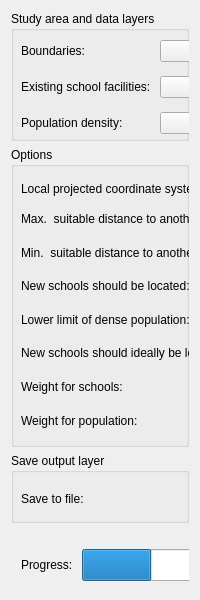
   <widget class="QWidget" name="infrastructure">
    <layout class="QVBoxLayout" name="infrastructure_vlayout">
     <item>
      <widget class="QGroupBox" name="mGroupBox_areaExposure_2">
       <property name="sizePolicy">
        <sizepolicy hsizetype="Preferred" vsizetype="Fixed">
         <horstretch>0</horstretch>
         <verstretch>0</verstretch>
        </sizepolicy>
       </property>
       <property name="minimumSize">
        <size>
         <width>0</width>
         <height>130</height>
        </size>
       </property>
       <property name="title">
        <string>Study area and data layers</string>
       </property>
       <widget class="QWidget" name="gridLayoutWidget_2">
        <property name="geometry">
         <rect>
          <x>10</x>
          <y>25</y>
          <width>541</width>
          <height>104</height>
         </rect>
        </property>
        <layout class="QGridLayout" name="gridLayout">
         <property name="horizontalSpacing">
          <number>6</number>
         </property>
         <property name="verticalSpacing">
          <number>10</number>
         </property>
         <item row="1" column="0">
          <widget class="QLabel" name="label_14">
           <property name="text">
            <string>Existing school facilities: </string>
           </property>
          </widget>
         </item>
         <item row="0" column="0">
          <widget class="QLabel" name="label_pointlayer_2">
           <property name="text">
            <string>Boundaries: </string>
           </property>
          </widget>
         </item>
         <item row="3" column="0">
          <widget class="QLabel" name="label_17">
           <property name="text">
            <string>Population density: </string>
           </property>
          </widget>
         </item>
         <item row="1" column="1">
          <widget class="QgsMapLayerComboBox" name="infra_map_layer_cmb_bx_schools">
           <property name="sizePolicy">
            <sizepolicy hsizetype="MinimumExpanding" vsizetype="Fixed">
             <horstretch>0</horstretch>
             <verstretch>0</verstretch>
            </sizepolicy>
           </property>
           <property name="minimumSize">
            <size>
             <width>110</width>
             <height>0</height>
            </size>
           </property>
           <property name="iconSize">
            <size>
             <width>16</width>
             <height>16</height>
            </size>
           </property>
          </widget>
         </item>
         <item row="0" column="1">
          <widget class="QgsMapLayerComboBox" name="infra_map_layer_cmb_bx_boundaries">
           <property name="sizePolicy">
            <sizepolicy hsizetype="MinimumExpanding" vsizetype="Fixed">
             <horstretch>0</horstretch>
             <verstretch>0</verstretch>
            </sizepolicy>
           </property>
           <property name="minimumSize">
            <size>
             <width>110</width>
             <height>0</height>
            </size>
           </property>
           <property name="iconSize">
            <size>
             <width>16</width>
             <height>16</height>
            </size>
           </property>
          </widget>
         </item>
         <item row="3" column="1">
          <widget class="QgsMapLayerComboBox" name="infra_map_layer_cmb_bx_pop_dens">
           <property name="sizePolicy">
            <sizepolicy hsizetype="MinimumExpanding" vsizetype="Fixed">
             <horstretch>0</horstretch>
             <verstretch>0</verstretch>
            </sizepolicy>
           </property>
           <property name="minimumSize">
            <size>
             <width>110</width>
             <height>0</height>
            </size>
           </property>
           <property name="iconSize">
            <size>
             <width>16</width>
             <height>16</height>
            </size>
           </property>
          </widget>
         </item>
        </layout>
       </widget>
      </widget>
     </item>
     <item>
      <widget class="QGroupBox" name="mGroupBox">
       <property name="sizePolicy">
        <sizepolicy hsizetype="Preferred" vsizetype="Fixed">
         <horstretch>0</horstretch>
         <verstretch>0</verstretch>
        </sizepolicy>
       </property>
       <property name="minimumSize">
        <size>
         <width>0</width>
         <height>300</height>
        </size>
       </property>
       <property name="title">
        <string>Options</string>
       </property>
       <widget class="QWidget" name="gridLayoutWidget">
        <property name="geometry">
         <rect>
          <x>10</x>
          <y>30</y>
          <width>541</width>
          <height>260</height>
         </rect>
        </property>
        <layout class="QGridLayout" name="infra_grid_options">
         <item row="0" column="0">
          <widget class="QLabel" name="label_infra_crs">
           <property name="text">
            <string>Local projected coordinate system:</string>
           </property>
          </widget>
         </item>
         <item row="0" column="1">
          <widget class="QgsProjectionSelectionWidget" name="infra_crs_widget" native="true">
           <property name="sizePolicy">
            <sizepolicy hsizetype="Preferred" vsizetype="Fixed">
             <horstretch>0</horstretch>
             <verstretch>0</verstretch>
            </sizepolicy>
           </property>
          </widget>
         </item>
         <item row="4" column="0">
          <widget class="QLabel" name="label_infra_pop_threshold">
           <property name="text">
            <string>Lower limit of dense population:</string>
           </property>
          </widget>
         </item>
         <item row="4" column="1">
          <widget class="QgsDoubleSpinBox" name="infra_spinbox_pop_threshold">
           <property name="suffix">
            <string> people/sq. km.</string>
           </property>
           <property name="decimals">
            <number>0</number>
           </property>
          </widget>
         </item>
         <item row="5" column="0">
          <widget class="QLabel" name="label_22">
           <property name="text">
            <string>New schools should ideally be located in:</string>
           </property>
          </widget>
         </item>
         <item row="6" column="0">
          <widget class="QLabel" name="label_20">
           <property name="text">
            <string>Weight for schools:</string>
           </property>
          </widget>
         </item>
         <item row="3" column="0">
          <widget class="QLabel" name="label_19">
           <property name="text">
            <string>&lt;html&gt;&lt;head/&gt;&lt;body&gt;&lt;p&gt;New schools should be located: &lt;/p&gt;&lt;/body&gt;&lt;/html&gt;</string>
           </property>
          </widget>
         </item>
         <item row="2" column="1">
          <widget class="QgsDoubleSpinBox" name="infra_dbl_spn_bx_min_dist">
           <property name="maximumSize">
            <size>
             <width>80</width>
             <height>16777215</height>
            </size>
           </property>
           <property name="suffix">
            <string> km</string>
           </property>
          </widget>
         </item>
         <item row="1" column="1">
          <widget class="QgsDoubleSpinBox" name="infra_dbl_spn_bx_max_dist">
           <property name="maximumSize">
            <size>
             <width>80</width>
             <height>16777215</height>
            </size>
           </property>
           <property name="showGroupSeparator" stdset="0">
            <bool>false</bool>
           </property>
           <property name="suffix">
            <string> km</string>
           </property>
          </widget>
         </item>
         <item row="2" column="0">
          <widget class="QLabel" name="label_18">
           <property name="text">
            <string>Min.  suitable distance to another school: </string>
           </property>
          </widget>
         </item>
         <item row="6" column="1">
          <widget class="QgsDoubleSpinBox" name="infra_dbl_spn_bx_school_weight">
           <property name="maximumSize">
            <size>
             <width>80</width>
             <height>16777215</height>
            </size>
           </property>
           <property name="suffix">
            <string> %</string>
           </property>
           <property name="decimals">
            <number>1</number>
           </property>
          </widget>
         </item>
         <item row="1" column="0">
          <widget class="QLabel" name="label_16">
           <property name="text">
            <string>Max.  suitable distance to another school: </string>
           </property>
          </widget>
         </item>
         <item row="7" column="0">
          <widget class="QLabel" name="label_21">
           <property name="text">
            <string>Weight for population:</string>
           </property>
          </widget>
         </item>
         <item row="7" column="1">
          <widget class="QgsDoubleSpinBox" name="infra_dbl_spn_bx_pop_weight">
           <property name="maximumSize">
            <size>
             <width>80</width>
             <height>16777215</height>
            </size>
           </property>
           <property name="suffix">
            <string> %</string>
           </property>
           <property name="decimals">
            <number>1</number>
           </property>
          </widget>
         </item>
         <item row="3" column="1">
          <widget class="QComboBox" name="infra_location_combo_box">
           <property name="sizePolicy">
            <sizepolicy hsizetype="MinimumExpanding" vsizetype="Fixed">
             <horstretch>0</horstretch>
             <verstretch>0</verstretch>
            </sizepolicy>
           </property>
           <item>
            <property name="text">
             <string>Further from existing schools</string>
            </property>
           </item>
           <item>
            <property name="text">
             <string>Closer to existing schools</string>
            </property>
           </item>
          </widget>
         </item>
         <item row="5" column="1">
          <widget class="QComboBox" name="infra_ideal_location_combo_box">
           <property name="sizePolicy">
            <sizepolicy hsizetype="MinimumExpanding" vsizetype="Fixed">
             <horstretch>0</horstretch>
             <verstretch>0</verstretch>
            </sizepolicy>
           </property>
           <item>
            <property name="text">
             <string>Densely populated area</string>
            </property>
           </item>
           <item>
            <property name="text">
             <string>Sparsely populated area</string>
            </property>
           </item>
          </widget>
         </item>
        </layout>
       </widget>
      </widget>
     </item>
     <item>
      <widget class="QGroupBox" name="mGroupBox_output_2">
       <property name="sizePolicy">
        <sizepolicy hsizetype="Preferred" vsizetype="Fixed">
         <horstretch>0</horstretch>
         <verstretch>0</verstretch>
        </sizepolicy>
       </property>
       <property name="minimumSize">
        <size>
         <width>0</width>
         <height>70</height>
        </size>
       </property>
       <property name="title">
        <string>Save output layer</string>
       </property>
       <widget class="QWidget" name="layoutWidget_2">
        <property name="geometry">
         <rect>
          <x>10</x>
          <y>25</y>
          <width>541</width>
          <height>42</height>
         </rect>
        </property>
        <layout class="QGridLayout" name="gridLayout_12">
         <item row="0" column="1">
          <widget class="QgsFileWidget" name="infra_file_wdgt_save_output" native="true"/>
         </item>
         <item row="0" column="0">
          <widget class="QLabel" name="label_23">
           <property name="minimumSize">
            <size>
             <width>0</width>
             <height>40</height>
            </size>
           </property>
           <property name="text">
            <string>Save to file:</string>
           </property>
          </widget>
         </item>
        </layout>
       </widget>
      </widget>
     </item>
     <item>
      <spacer name="verticalSpacer_2">
       <property name="orientation">
        <enum>Qt::Vertical</enum>
       </property>
       <property name="sizeHint" stdset="0">
        <size>
         <width>20</width>
         <height>0</height>
        </size>
       </property>
      </spacer>
     </item>
     <item>
      <widget class="QFrame" name="mFrame_3">
       <property name="minimumSize">
        <size>
         <width>0</width>
         <height>60</height>
        </size>
       </property>
       <widget class="QWidget" name="horizontalLayoutWidget2">
        <property name="geometry">
         <rect>
          <x>10</x>
          <y>20</y>
          <width>541</width>
          <height>32</height>
         </rect>
        </property>
        <layout class="QHBoxLayout" name="horizontalLayout_3">
         <item>
          <widget class="QLabel" name="label_39">
           <property name="text">
            <string>Progress: </string>
           </property>
          </widget>
         </item>
         <item>
          <widget class="QProgressBar" name="infra_progress_bar">
           <property name="maximumSize">
            <size>
             <width>16777215</width>
             <height>120</height>
            </size>
           </property>
           <property name="value">
            <number>24</number>
           </property>
          </widget>
         </item>
         <item>
          <spacer name="horizontalSpacer_4">
           <property name="orientation">
            <enum>Qt::Horizontal</enum>
           </property>
           <property name="sizeType">
            <enum>QSizePolicy::Fixed</enum>
           </property>
           <property name="sizeHint" stdset="0">
            <size>
             <width>20</width>
             <height>20</height>
            </size>
           </property>
          </spacer>
         </item>
         <item>
          <widget class="QPushButton" name="infra_btn_run">
           <property name="text">
            <string>Run</string>
           </property>
          </widget>
         </item>
         <item>
          <widget class="QPushButton" name="infra_btn_close">
           <property name="text">
            <string>Close</string>
           </property>
          </widget>
         </item>
        </layout>
       </widget>
      </widget>
     </item>
    </layout>
   </widget>
